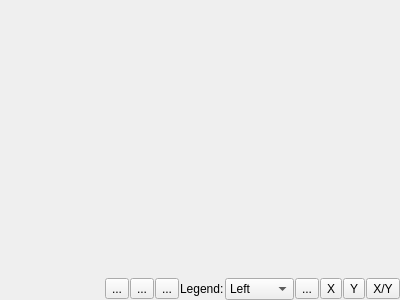
<?xml version="1.0" encoding="UTF-8"?>
<ui version="4.0">
 <class>PlotView</class>
 <widget class="QFrame" name="PlotView">
  <property name="geometry">
   <rect>
    <x>0</x>
    <y>0</y>
    <width>400</width>
    <height>300</height>
   </rect>
  </property>
  <property name="windowTitle">
   <string>Plot View</string>
  </property>
  <layout class="QVBoxLayout" name="verticalLayout">
   <property name="spacing">
    <number>0</number>
   </property>
   <property name="leftMargin">
    <number>0</number>
   </property>
   <property name="topMargin">
    <number>0</number>
   </property>
   <property name="rightMargin">
    <number>0</number>
   </property>
   <property name="bottomMargin">
    <number>0</number>
   </property>
   <item>
    <widget class="QWidget" name="contentParent" native="true">
     <layout class="QHBoxLayout" name="horizontalLayout_2">
      <property name="spacing">
       <number>0</number>
      </property>
      <property name="sizeConstraint">
       <enum>QLayout::SetMaximumSize</enum>
      </property>
      <property name="leftMargin">
       <number>0</number>
      </property>
      <property name="topMargin">
       <number>0</number>
      </property>
      <property name="rightMargin">
       <number>0</number>
      </property>
      <property name="bottomMargin">
       <number>0</number>
      </property>
     </layout>
    </widget>
   </item>
   <item>
    <layout class="QHBoxLayout" name="horizontalLayout">
     <property name="spacing">
      <number>1</number>
     </property>
     <property name="sizeConstraint">
      <enum>QLayout::SetMinimumSize</enum>
     </property>
     <item>
      <spacer name="horizontalSpacer">
       <property name="orientation">
        <enum>Qt::Horizontal</enum>
       </property>
       <property name="sizeHint" stdset="0">
        <size>
         <width>40</width>
         <height>20</height>
        </size>
       </property>
      </spacer>
     </item>
     <item>
      <widget class="QToolButton" name="multiToolButton">
       <property name="text">
        <string>...</string>
       </property>
       <property name="icon">
        <iconset resource="../ocurves.qrc">
         <normaloff>:/icons/multi-tool.png</normaloff>:/icons/multi-tool.png</iconset>
       </property>
       <property name="checkable">
        <bool>true</bool>
       </property>
      </widget>
     </item>
     <item>
      <widget class="QToolButton" name="zoomToolButton">
       <property name="text">
        <string>...</string>
       </property>
       <property name="icon">
        <iconset resource="../ocurves.qrc">
         <normaloff>:/icons/rubber-band.png</normaloff>:/icons/rubber-band.png</iconset>
       </property>
       <property name="checkable">
        <bool>true</bool>
       </property>
      </widget>
     </item>
     <item>
      <widget class="QToolButton" name="panToolButton">
       <property name="text">
        <string>...</string>
       </property>
       <property name="icon">
        <iconset resource="../ocurves.qrc">
         <normaloff>:/icons/move.png</normaloff>:/icons/move.png</iconset>
       </property>
       <property name="checkable">
        <bool>true</bool>
       </property>
      </widget>
     </item>
     <item>
      <widget class="QLabel" name="label">
       <property name="text">
        <string>Legend:</string>
       </property>
      </widget>
     </item>
     <item>
      <widget class="QComboBox" name="legendCombo">
       <property name="currentText">
        <string>Left</string>
       </property>
       <item>
        <property name="text">
         <string>Left</string>
        </property>
       </item>
       <item>
        <property name="text">
         <string>Right</string>
        </property>
       </item>
       <item>
        <property name="text">
         <string>Bottom</string>
        </property>
       </item>
       <item>
        <property name="text">
         <string>Top</string>
        </property>
       </item>
       <item>
        <property name="text">
         <string>Shared</string>
        </property>
       </item>
      </widget>
     </item>
     <item>
      <widget class="QToolButton" name="panLockButton">
       <property name="text">
        <string>...</string>
       </property>
       <property name="icon">
        <iconset resource="../ocurves.qrc">
         <normaloff>:/icons/unlock.png</normaloff>
         <normalon>:/icons/lock.png</normalon>:/icons/unlock.png</iconset>
       </property>
       <property name="checkable">
        <bool>true</bool>
       </property>
      </widget>
     </item>
     <item>
      <widget class="QToolButton" name="zoomXButton">
       <property name="text">
        <string>X</string>
       </property>
       <property name="checkable">
        <bool>true</bool>
       </property>
      </widget>
     </item>
     <item>
      <widget class="QToolButton" name="zoomYButton">
       <property name="text">
        <string>Y</string>
       </property>
       <property name="checkable">
        <bool>true</bool>
       </property>
      </widget>
     </item>
     <item>
      <widget class="QToolButton" name="zoomBothButton">
       <property name="text">
        <string>X/Y</string>
       </property>
       <property name="checkable">
        <bool>true</bool>
       </property>
      </widget>
     </item>
    </layout>
   </item>
  </layout>
  <action name="actionMultiTool">
   <property name="checkable">
    <bool>true</bool>
   </property>
   <property name="icon">
    <iconset resource="../ocurves.qrc">
     <normaloff>:/icons/multi-tool.png</normaloff>:/icons/multi-tool.png</iconset>
   </property>
   <property name="text">
    <string>&amp;Multi Tool</string>
   </property>
  </action>
  <action name="actionZoomTool">
   <property name="checkable">
    <bool>true</bool>
   </property>
   <property name="icon">
    <iconset resource="../ocurves.qrc">
     <normaloff>:/icons/rubber-band.png</normaloff>:/icons/rubber-band.png</iconset>
   </property>
   <property name="text">
    <string>&amp;Zoom Tool</string>
   </property>
   <property name="toolTip">
    <string>Zoom tool</string>
   </property>
  </action>
  <action name="actionPanTool">
   <property name="checkable">
    <bool>true</bool>
   </property>
   <property name="icon">
    <iconset resource="../ocurves.qrc">
     <normaloff>:/icons/move.png</normaloff>:/icons/move.png</iconset>
   </property>
   <property name="text">
    <string>&amp;Pan Tool</string>
   </property>
  </action>
 </widget>
 <resources>
  <include location="../ocurves.qrc"/>
 </resources>
 <connections/>
</ui>
